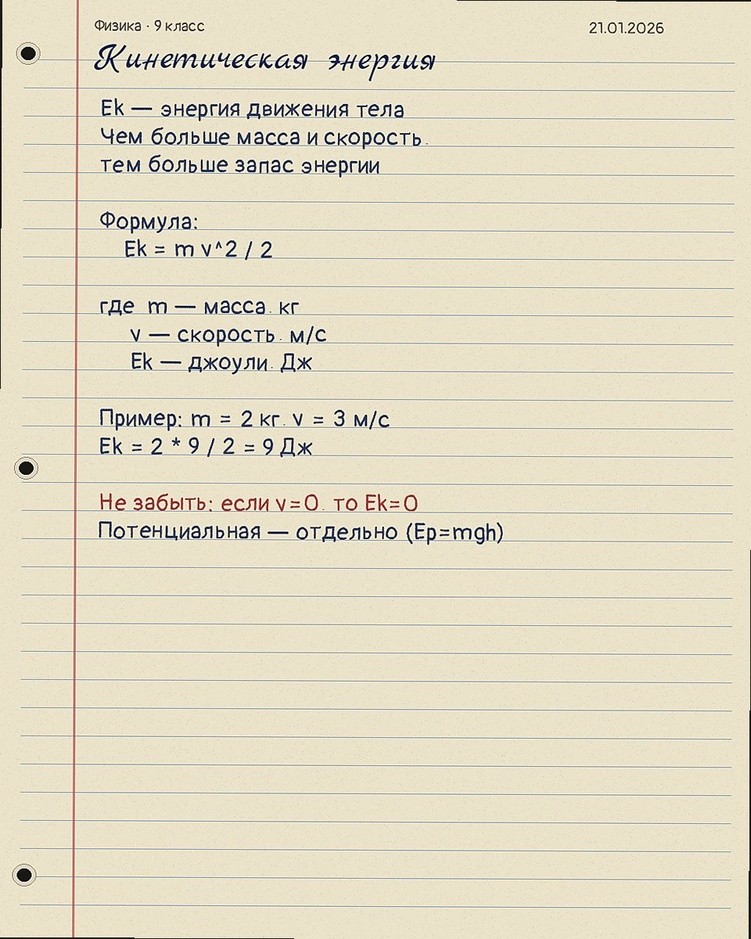
#> input picture web/assets/loupe/raw.jpg, 751 x 939 px, shrunk from 960 x 1200 before the run
$ python -i enhancer.py   (imports and definitions only)
#> lines starting #> are read from the running program, lines starting #| are printed output that depends on the picture
#> further down, picture is the input picture: shape (939, 751, 3); mean B, G, R 197, 219.9, 226.9
# ### FILE: app/cv/enhancer.py
"""
Stroke Super-Resolution and Handwriting Image Enhancer.
Enhances handwritten strokes using unsharp masking, adaptive illumination normalization,
bleed-through suppression, and multi-view Test-Time Augmentation (TTA).
"""

from typing import List, Tuple, Optional
import cv2
import numpy as np


# [11 lines left out: function enhance_stroke_sharpness, not called in this run]


def enhance_contrast_adaptive(image: np.ndarray, clip_limit: float = 2.5) -> np.ndarray:
    """
    Apply Contrast-Limited Adaptive Histogram Equalization (CLAHE)
    tuned for faint ballpoint pen and pencil handwriting.
    """
#> called with clip_limit = 2.5
    if image is None or image.size == 0:
        return image

    if len(image.shape) == 3:
        lab = cv2.cvtColor(image, cv2.COLOR_BGR2LAB)
#> lab: shape (939, 751, 3); mean of channels 0, 1, 2 223.4, 126.6, 140.1
        l_chan, a_chan, b_chan = cv2.split(lab)
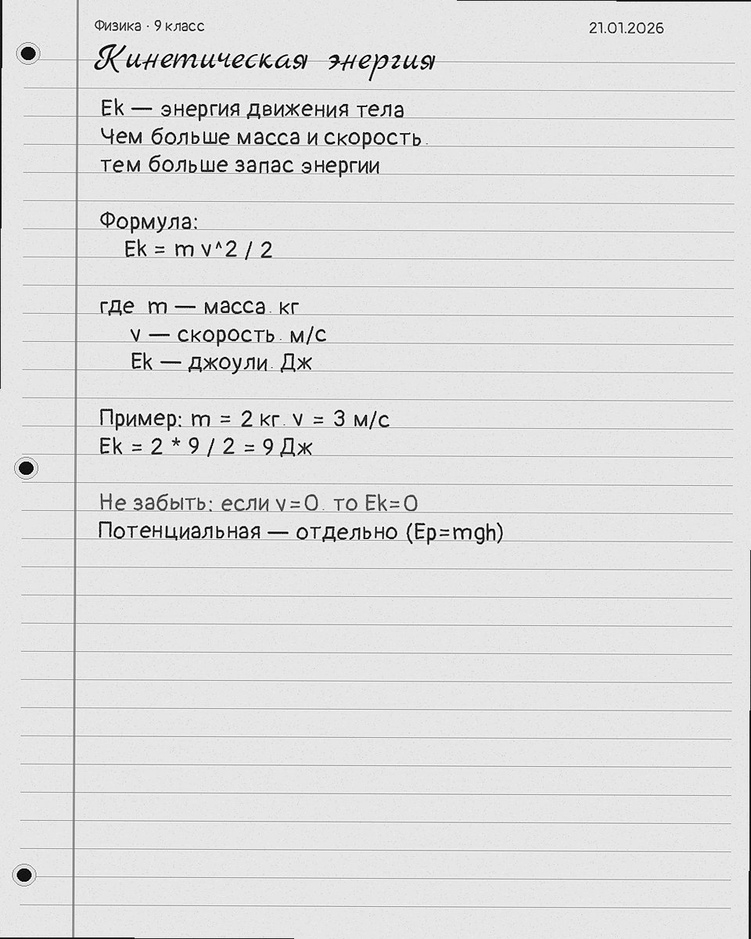
#> l_chan: shape (939, 751); min 0, max 255, mean 223.4
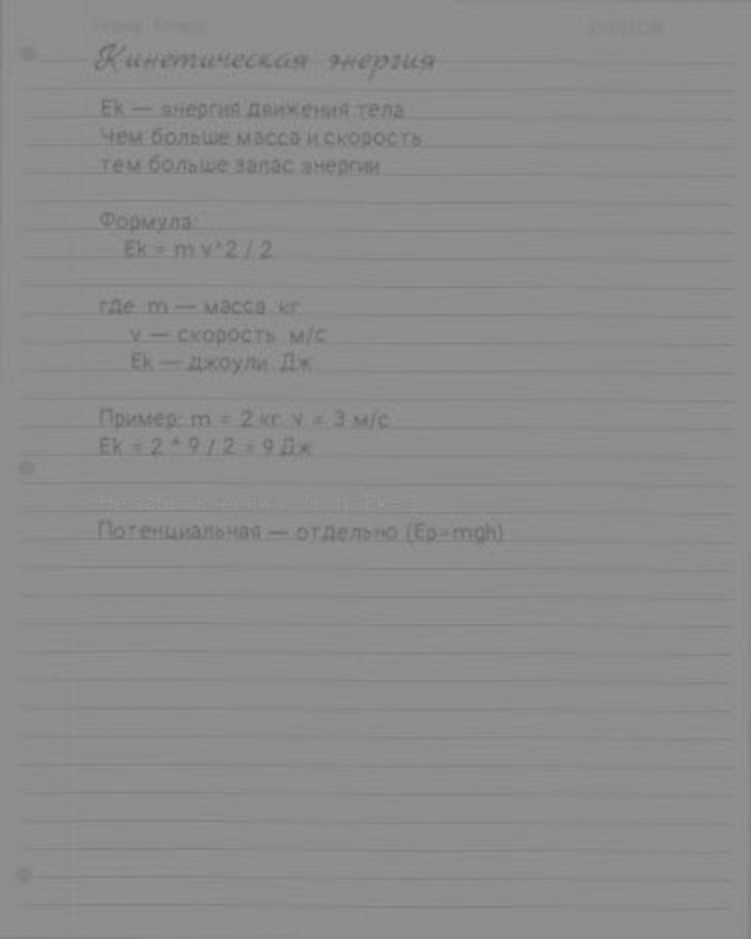
#> b_chan: shape (939, 751); min 102, max 154, mean 140.1
        clahe = cv2.createCLAHE(clipLimit=clip_limit, tileGridSize=(8, 8))
        cl = clahe.apply(l_chan)
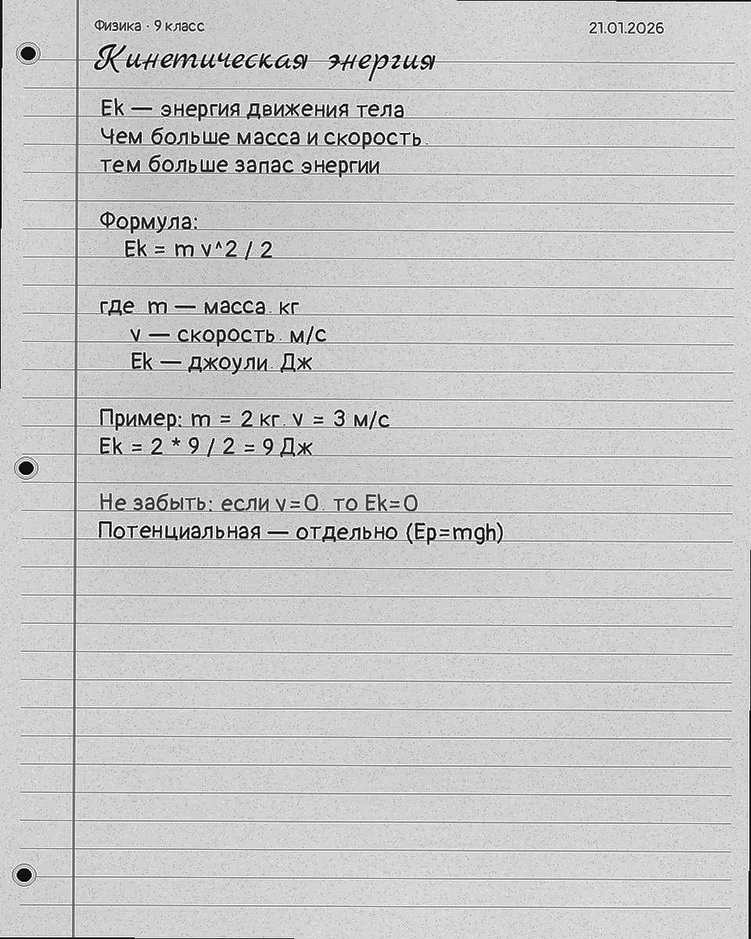
#> cl: shape (939, 751); min 1, max 255, mean 200.7
        merged_lab = cv2.merge((cl, a_chan, b_chan))
#> merged_lab: shape (939, 751, 3); mean of channels 0, 1, 2 200.7, 126.6, 140.1
        return cv2.cvtColor(merged_lab, cv2.COLOR_LAB2BGR)
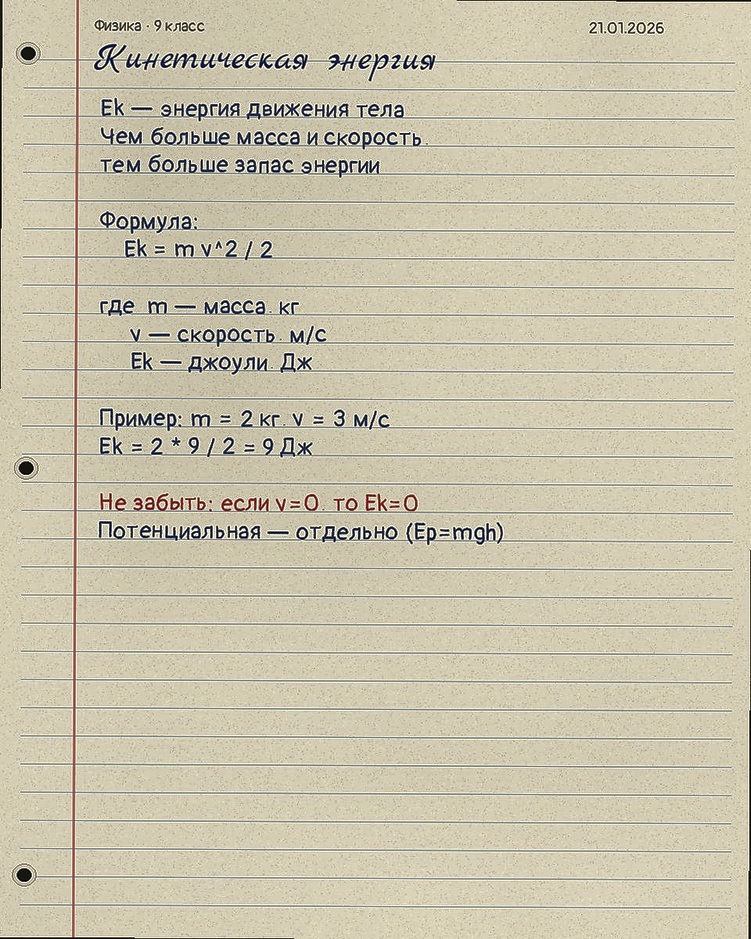
#> returned value: shape (939, 751, 3); mean B, G, R 172.8, 195.4, 202
    else:
        clahe = cv2.createCLAHE(clipLimit=clip_limit, tileGridSize=(8, 8))
        return clahe.apply(image)


# [112 lines left out: functions suppress_paper_bleed_through, suppress_notebook_grid_and_ruled_lines, deskew_and_level_line_crop, pad_line_crop, generate_tta_variants, not called in this run]

>>> import cv2
>>> picture = cv2.imread('../../web/assets/loupe/raw.jpg')
>>> result = enhance_contrast_adaptive(picture)
